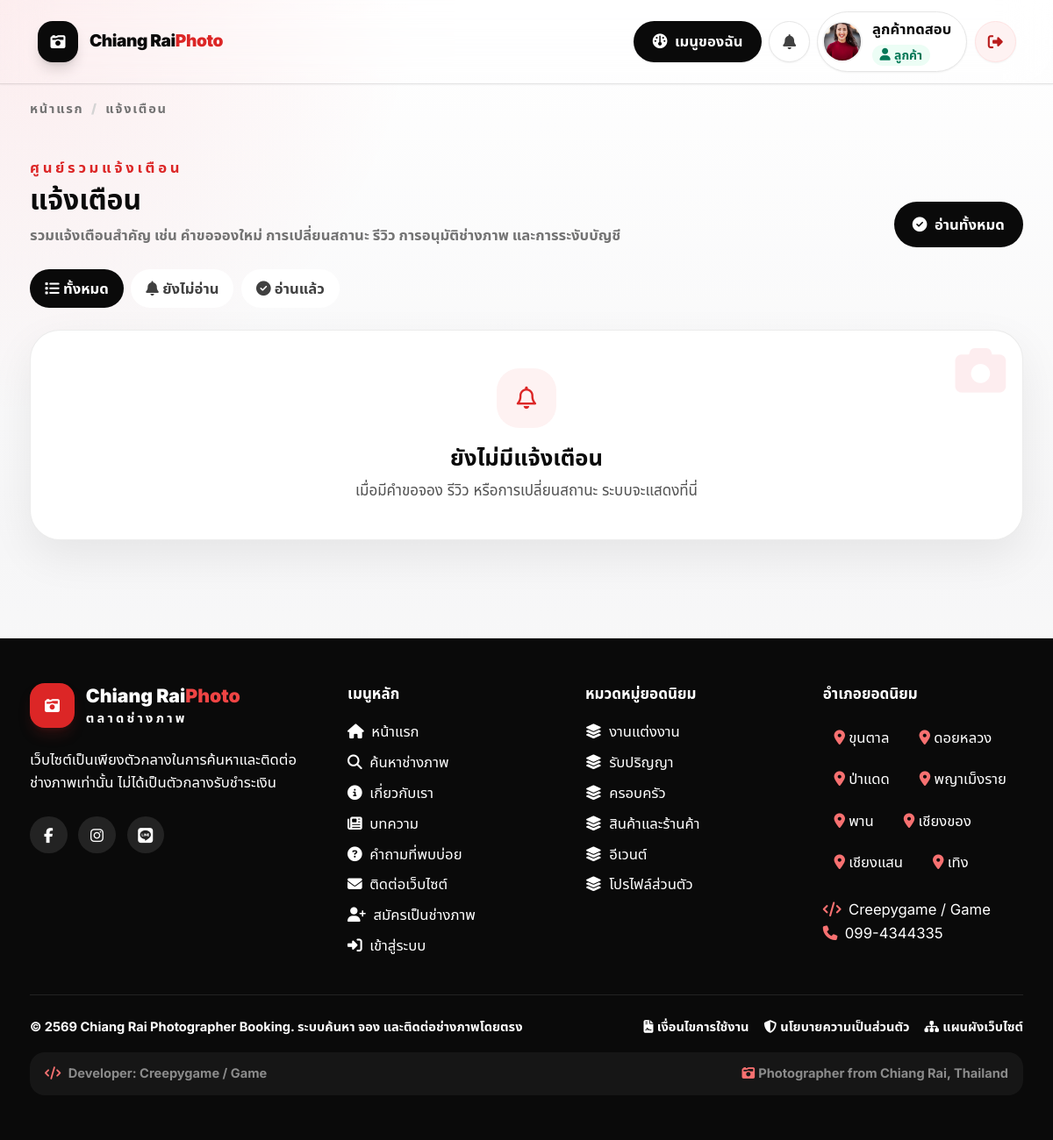
Page /notifications.php (signed in) on the earlier database version.
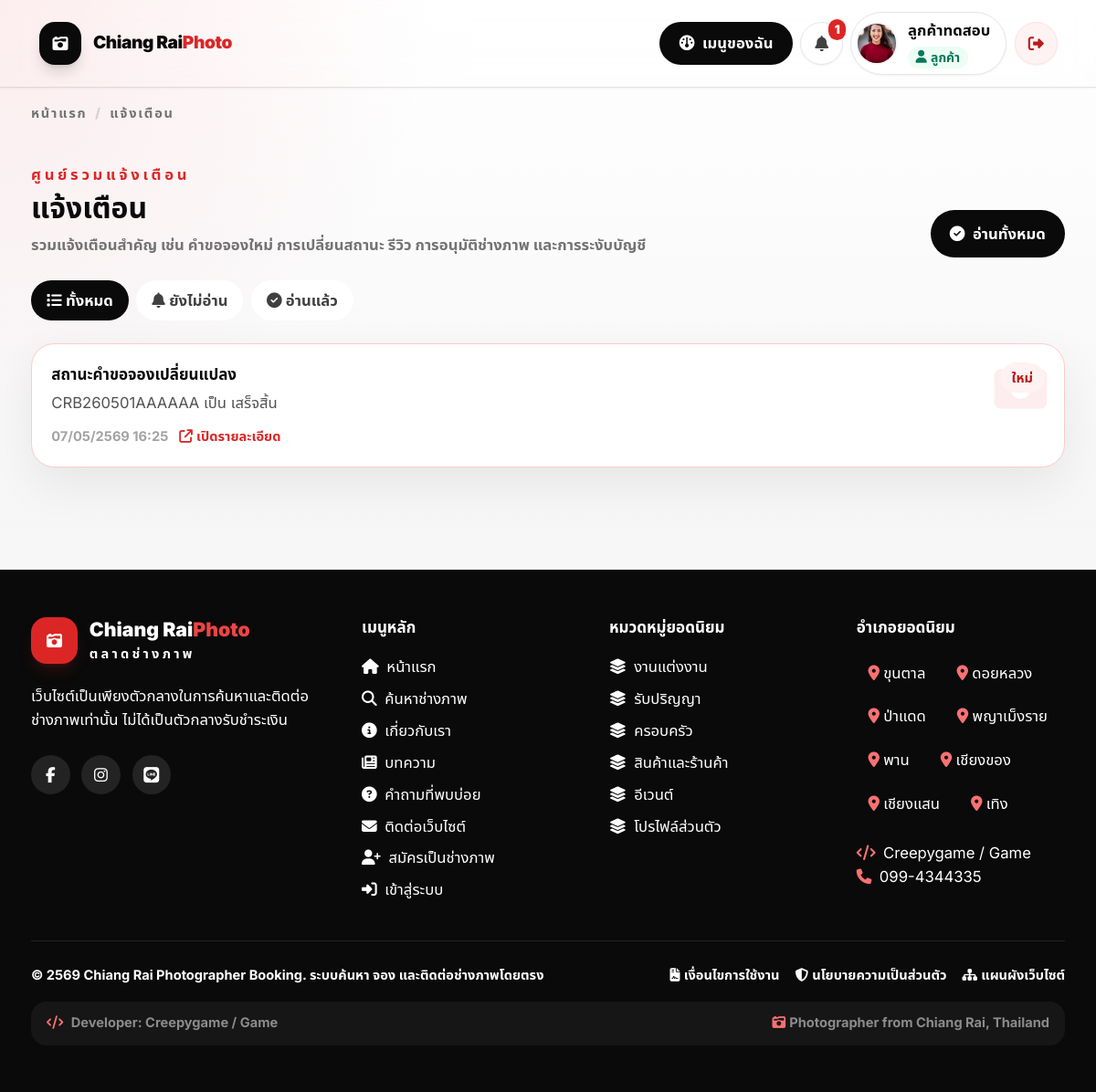
Same page on the later database version.
### tables this page shows
CREATE TABLE users (
  id INT UNSIGNED AUTO_INCREMENT PRIMARY KEY,
  role_id INT UNSIGNED NOT NULL,
  name VARCHAR(150) NOT NULL,
  email VARCHAR(190) NOT NULL,
  phone VARCHAR(50) NULL,
  password VARCHAR(255) NOT NULL,
  avatar VARCHAR(255) NULL,
  status ENUM('active','pending','suspended') NOT NULL DEFAULT 'active',
  email_verified_at DATETIME NULL,
  last_login_at DATETIME NULL,
  remember_token VARCHAR(100) NULL,
  created_at TIMESTAMP NULL DEFAULT CURRENT_TIMESTAMP,
  updated_at TIMESTAMP NULL DEFAULT CURRENT_TIMESTAMP ON UPDATE CURRENT_TIMESTAMP,
  deleted_at DATETIME NULL,
  UNIQUE KEY uk_users_email (email),
  KEY idx_users_role (role_id),
  KEY idx_users_status (status),
  CONSTRAINT fk_users_role FOREIGN KEY (role_id) REFERENCES roles(id)
);

CREATE TABLE roles (
  id INT UNSIGNED AUTO_INCREMENT PRIMARY KEY,
  name VARCHAR(50) NOT NULL UNIQUE,
  display_name VARCHAR(100) NOT NULL,
  created_at TIMESTAMP NULL DEFAULT CURRENT_TIMESTAMP,
  updated_at TIMESTAMP NULL DEFAULT CURRENT_TIMESTAMP ON UPDATE CURRENT_TIMESTAMP
);

CREATE TABLE service_categories (
  id INT UNSIGNED AUTO_INCREMENT PRIMARY KEY,
  name VARCHAR(120) NOT NULL,
  slug VARCHAR(160) NOT NULL,
  icon VARCHAR(80) NULL,
  description TEXT NULL,
  is_active TINYINT(1) NOT NULL DEFAULT 1,
  sort_order INT NOT NULL DEFAULT 0,
  created_at TIMESTAMP NULL DEFAULT CURRENT_TIMESTAMP,
  updated_at TIMESTAMP NULL DEFAULT CURRENT_TIMESTAMP ON UPDATE CURRENT_TIMESTAMP,
  UNIQUE KEY uk_service_categories_slug (slug),
  KEY idx_service_categories_active (is_active, sort_order)
);

CREATE TABLE districts (
  id INT UNSIGNED AUTO_INCREMENT PRIMARY KEY,
  province_name VARCHAR(100) NOT NULL DEFAULT 'เชียงราย',
  district_name VARCHAR(100) NOT NULL,
  latitude DECIMAL(10,7) NOT NULL,
  longitude DECIMAL(10,7) NOT NULL,
  is_active TINYINT(1) NOT NULL DEFAULT 1,
  created_at TIMESTAMP NULL DEFAULT CURRENT_TIMESTAMP,
  updated_at TIMESTAMP NULL DEFAULT CURRENT_TIMESTAMP ON UPDATE CURRENT_TIMESTAMP,
  UNIQUE KEY uk_district_name (province_name, district_name),
  KEY idx_district_active (is_active)
);

CREATE TABLE settings (
  id INT UNSIGNED AUTO_INCREMENT PRIMARY KEY,
  setting_key VARCHAR(120) NOT NULL,
  setting_value TEXT NULL,
  created_at TIMESTAMP NULL DEFAULT CURRENT_TIMESTAMP,
  updated_at TIMESTAMP NULL DEFAULT CURRENT_TIMESTAMP ON UPDATE CURRENT_TIMESTAMP,
  UNIQUE KEY uk_settings_key (setting_key)
);

CREATE TABLE notifications (
  id INT UNSIGNED AUTO_INCREMENT PRIMARY KEY,
  user_id INT UNSIGNED NOT NULL,
  title VARCHAR(180) NOT NULL,
  message TEXT NOT NULL,
  type VARCHAR(60) NOT NULL DEFAULT 'info',
  related_id INT UNSIGNED NULL,
  is_read TINYINT(1) NOT NULL DEFAULT 0,
  created_at TIMESTAMP NULL DEFAULT CURRENT_TIMESTAMP,
  KEY idx_notifications_user (user_id, is_read),
  CONSTRAINT fk_notifications_user FOREIGN KEY (user_id) REFERENCES users(id)
);

### notifications.php (the view, shortened to what the rows shown need)
<?php
require_once __DIR__ . '/includes/functions.php';
requireLogin();
$user = current_user();
$notificationsPath = '/notifications.php';
$filter = 'all';
$whereSql = 'user_id = ?';
$params = [(int)$user['id']];
$notifications = db_fetch_all('SELECT * FROM notifications WHERE ' . $whereSql . ' ORDER BY created_at DESC LIMIT 50', $params);
include __DIR__ . '/includes/header.php';
?>
<section class="stock-shell px-4 py-10 sm:px-6 lg:px-8">
    <div class="flex flex-wrap items-end justify-between gap-4">
        <div>
            <h1 class="mt-1 text-3xl font-black text-neutral-950">แจ้งเตือน</h1>
        </div>
    </div>
        <?= clean_context_button($notificationsPath, ['filter' => 'all'], '<i class="fa-solid fa-list mr-1"></i>ทั้งหมด', 'rounded-full px-4 py-2 text-sm font-black ' . ($filter === 'all' ? 'bg-neutral-950 text-white' : 'bg-white text-neutral-700')) ?>
    <?php if (!$notifications): ?>
        <div class="stock-card mt-6 rounded-[2rem] p-10 text-center">
            <h2 class="mt-4 text-2xl font-black text-neutral-950">ยังไม่มีแจ้งเตือน</h2>
        </div>
    <?php else: ?>
        <div class="mt-6 grid gap-3">
            <?php foreach ($notifications as $notification): ?>
                <form method="post" class="contents">
                    <button type="submit" class="stock-card stock-card-hover block w-full rounded-[1.5rem] p-5 text-left <?php if (!(int)$notification['is_read']): ?>border-red-200<?php endif; ?>">
                        <div class="flex flex-wrap items-start justify-between gap-3">
                            <div class="min-w-0">
                                <h2 class="font-black text-neutral-950"><?= h($notification['title']) ?></h2>
                                <p class="mt-1 text-sm leading-6 text-neutral-600"><?= h($notification['message']) ?></p>
                            </div>
                            <span class="rounded-full px-3 py-1 text-xs font-black <?php if ((int)$notification['is_read']): ?>bg-neutral-100 text-neutral-600<?php else: ?>bg-red-50 text-red-700<?php endif; ?>">
                                <?php if ((int)$notification['is_read']): ?>
                                    อ่านแล้ว
                                <?php else: ?>
                                    ใหม่
                                <?php endif; ?>
                            </span>
                        </div>
                        <p class="mt-3 text-xs font-bold text-neutral-400">
                            <?= h(format_be_datetime($notification['created_at'])) ?>
                            <span class="ml-2 text-red-600"><i class="fa-solid fa-arrow-up-right-from-square mr-1"></i>เปิดรายละเอียด</span>
                        </p>
                    </button>
                </form>
            <?php endforeach; ?>
        </div>
    <?php endif; ?>
</section>
<?php include __DIR__ . '/includes/footer.php'; ?>

### includes/navbar.php (shortened to what the rows shown need)
<?php
$me = current_user();
$unreadCount = 0;
$roleIcon = 'fa-user';
$roleLabel = '';
$roleClass = 'bg-neutral-100 text-neutral-700';
$userInitial = '';
$userAvatarUrl = '';
$workspacePath = '/login.php';
$workspaceLabel = 'เมนูของฉัน';
$workspaceIcon = 'fa-gauge';
$roleHomePath = '/login.php';
$notificationsHref = '/notifications.php';
if ($me) {
    $unreadCount = unread_notifications_count((int)$me['id']);
    $workspacePath = user_workspace_path($me);
    $roleHomePath = dashboard_path((string)$me['role_name']);
    if ($me['role_name'] === 'customer') {
        $notificationsHref = '/customer/notifications.php';
    }
    $roleLabel = (string)$me['role_display'];
    $userInitial = mb_substr((string)$me['name'], 0, 1, 'UTF-8');
    $userAvatarUrl = user_avatar_url($me);
    if ($me['role_name'] === 'customer') {
        $roleIcon = 'fa-user';
        $roleClass = 'bg-emerald-50 text-emerald-700';
    }
}
?>
<nav class="sticky top-0 z-40 border-b border-black/10 bg-white/92 shadow-sm backdrop-blur-xl">
    <div class="mx-auto flex w-full max-w-[1880px] items-center gap-6 px-5 py-3 sm:px-7 lg:px-10">
        <div class="ml-auto hidden shrink-0 items-center gap-2 md:flex 2xl:gap-3">
            <?php if ($me): ?>
                <a class="inline-flex h-11 items-center rounded-full bg-neutral-950 px-5 text-sm font-black text-white shadow-sm transition hover:-translate-y-0.5 hover:bg-red-600 hover:shadow-lg" href="<?= h($workspacePath) ?>" title="<?= h($workspaceLabel) ?>">
                    <i class="fa-solid <?= h($workspaceIcon) ?> mr-2"></i><?= h($workspaceLabel) ?>
                </a>
                <a class="relative grid h-11 w-11 place-items-center rounded-full border border-neutral-200 bg-white text-neutral-700 shadow-sm transition hover:bg-neutral-950 hover:text-white" href="<?= h($notificationsHref) ?>" title="แจ้งเตือน">
                    <i class="fa-solid fa-bell"></i>
                    <?php if ($unreadCount > 0): ?>
                        <span class="absolute -right-1 -top-1 rounded-full bg-red-600 px-1.5 py-0.5 text-[10px] font-black text-white">
                            <?= $unreadCount ?>
                        </span>
                    <?php endif; ?>
                </a>
                <a class="flex min-w-0 items-center gap-3 rounded-full border border-neutral-200 bg-white py-1.5 pl-1.5 pr-4 shadow-sm transition hover:-translate-y-0.5 hover:border-neutral-300 hover:shadow-lg" href="<?= h($roleHomePath) ?>" title="กลับไปแดชบอร์ดหลัก">
                    <?php if ($userAvatarUrl !== ''): ?>
                        <img class="h-10 w-10 shrink-0 rounded-full object-cover ring-2 ring-neutral-100" src="<?= h($userAvatarUrl) ?>" alt="<?= h($me['name']) ?>">
                    <?php else: ?>
                        <span class="grid h-10 w-10 shrink-0 place-items-center rounded-full bg-neutral-950 text-sm font-black text-white">
                            <?= h($userInitial) ?>
                        </span>
                    <?php endif; ?>
                    <span class="min-w-0 leading-tight">
                        <span class="block max-w-[170px] truncate text-sm font-black text-neutral-950"><?= h($me['name']) ?></span>
                        <span class="mt-1 inline-flex items-center rounded-full px-2 py-0.5 text-[11px] font-black <?= h($roleClass) ?>">
                            <i class="fa-solid <?= h($roleIcon) ?> mr-1"></i><?= h($roleLabel) ?>
                        </span>
                    </span>
                </a>
                <a class="grid h-11 w-11 place-items-center rounded-full border border-red-100 bg-red-50 text-red-700 shadow-sm transition hover:bg-red-600 hover:text-white" href="/logout.php" title="ออกจากระบบ">
                    <i class="fa-solid fa-right-from-bracket"></i>
                </a>
            <?php endif; ?>
        </div>
    </div>
</nav>

### includes/footer.php (shortened to what the rows shown need)
</main>
<?php
$footerData = footer_public_data();
$footerCategories = $footerData['categories'];
$footerDistricts = $footerData['districts'];
?>
<footer class="mt-16 border-t border-neutral-200 bg-neutral-950 text-white">
    <div class="stock-shell px-4 py-12 sm:px-6 lg:px-8">
        <div class="grid gap-10 lg:grid-cols-[1.4fr_1fr_1fr_1fr]">
            <div>
                <div class="mt-4 grid gap-2 text-sm text-white/62">
                    <?php foreach ($footerCategories as $category): ?>
                        <?= clean_context_button('/photographers.php', ['category_id' => (int)$category['id']], '<i class="fa-solid fa-layer-group mr-2"></i>' . h($category['name']), 'text-left hover:text-red-400') ?>
                    <?php endforeach; ?>
                </div>
            </div>
            <div>
                <div class="mt-4 flex flex-wrap gap-2 text-sm text-white/62">
                    <?php foreach ($footerDistricts as $district): ?>
                        <span class="rounded-full bg-white/8 px-3 py-1.5"><i class="fa-solid fa-location-dot mr-1 text-red-400"></i><?= h($district['district_name']) ?></span>
                    <?php endforeach; ?>
                </div>
            </div>
        </div>
        <div class="mt-10 flex flex-wrap justify-between gap-4 border-t border-white/10 pt-6 text-xs font-bold text-white/42">
            <span>© <?= current_be_year() ?> <?= h(setting('site_name', APP_NAME)) ?>. ระบบค้นหา จอง และติดต่อช่างภาพโดยตรง</span>
            <span class="flex flex-wrap gap-4">
                <a href="/terms.php" class="hover:text-red-400"><i class="fa-solid fa-file-contract mr-1"></i>เงื่อนไขการใช้งาน</a>
                <a href="/privacy.php" class="hover:text-red-400"><i class="fa-solid fa-shield-halved mr-1"></i>นโยบายความเป็นส่วนตัว</a>
                <a href="/sitemap.php" class="hover:text-red-400"><i class="fa-solid fa-sitemap mr-1"></i>แผนผังเว็บไซต์</a>
            </span>
        </div>
    </div>
</footer>
</body>
</html>

### includes/functions.php (shortened to what the rows shown need)
<?php
require_once __DIR__ . '/../config/database.php';
function h($value): string
{
    return htmlspecialchars((string)$value, ENT_QUOTES, 'UTF-8');
}
function request_cache_remember(string $key, callable $resolver)
{
    static $cache = [];
    $cache[$key] = $resolver();
    return $cache[$key];
}
function app_cache_file(string $key): string
{
    return rtrim(CACHE_PATH, '/\\') . '/' . sha1($key) . '.cache';
}
function cache_remember(string $key, int $ttlSeconds, callable $resolver)
{
    $file = app_cache_file($key);
    $value = $resolver();
    $dir = dirname($file);
    if (is_dir($dir) && is_writable($dir)) {
        $tmp = $file . '.' . getmypid() . '.tmp';
    }
    return $value;
}
function clean_context_path(?string $path = null): string
{
    $parsedPath = parse_url($path, PHP_URL_PATH);
    return $parsedPath;
}
function clean_context_inputs(array $params): string
{
    $html = '<input type="hidden" name="__context_nav" value="1">';
    $html .= csrf_field();
    foreach ($params as $key => $value) {
        $html .= '<input type="hidden" name="' . h($key) . '" value="' . h($value) . '">';
    }
    return $html;
}
function clean_context_button(string $path, array $params, string $content, string $buttonClass = '', string $formClass = 'inline', string $formAttrs = ''): string
{
    return '<form method="post" action="' . h(clean_context_path($path)) . '" class="' . h($formClass) . '" ' . $formAttrs . '>'
        . clean_context_inputs($params)
        . '<button type="submit" class="' . h($buttonClass) . '">' . $content . '</button>'
        . '</form>';
}
function auth_session_expired(): bool
{
    return (time() - (int)$_SESSION['last_activity_at']) >= SESSION_TIMEOUT_SECONDS;
}
function current_user(): ?array
{
    static $user = null;
    if ($user !== null) {
        return $user ?: null;
    }
    $stmt = db()->prepare('SELECT u.*, r.name AS role_name, r.display_name AS role_display FROM users u JOIN roles r ON r.id = u.role_id WHERE u.id = ? AND u.deleted_at IS NULL LIMIT 1');
    $stmt->execute([(int)$_SESSION['user_id']]);
    $user = $stmt->fetch() ?: false;
    return $user ?: null;
}
function requireLogin(): void
{
    $user = current_user();
}
function dashboard_path(string $role): string
{
    return '/customer/dashboard.php';
}
function user_workspace_path(array $user): string
{
    $role = (string)($user['role_name'] ?? '');
    return dashboard_path($role);
}
function setting(string $key, string $default = ''): string
{
    return (string)request_cache_remember('setting:' . $key . ':' . $default, function () use ($key, $default) {
        $stmt = db()->prepare('SELECT setting_value FROM settings WHERE setting_key = ? LIMIT 1');
        $stmt->execute([$key]);
        $value = $stmt->fetchColumn();
        return $value === false ? $default : (string)$value;
    });
}
function db_fetch_all(string $sql, array $params = []): array
{
    $stmt = db()->prepare($sql);
    $stmt->execute($params);
    return $stmt->fetchAll();
}
function unread_notifications_count(int $userId): int
{
    return (int)request_cache_remember('unread_notifications_count:' . $userId, function () use ($userId) {
        $stmt = db()->prepare('SELECT COUNT(*) FROM notifications WHERE user_id = ? AND is_read = 0');
        $stmt->execute([$userId]);
        return (int)$stmt->fetchColumn();
    });
}
function user_avatar_url(array $user): string
{
    $role = (string)($user['role_name'] ?? '');
    $fallback = '/assets/uploads/seed/photo-1494790108377-be9c29b29330.jpg';
    $imagePath = (string)($user['avatar'] ?? '');
    return public_image($imagePath, $fallback);
}
function public_image(?string $path, string $fallback): string
{
    if (!$path) {
        return normalize_local_image_fallback($fallback);
    }
    return '/assets/uploads/' . ltrim($path, '/');
}
function normalize_local_image_fallback(string $fallback): string
{
    if (strpos($fallback, '/assets/uploads/') === 0) {
        return $fallback;
    }
    return $fallback;
}
function format_be_datetime(?string $value): string
{
    $value = trim((string)$value);
    try {
        $date = new DateTime($value);
    } catch (Exception $exception) {
        return $value;
    }
    $year = (int)$date->format('Y') + 543;
    return $date->format('d/m/') . $year . $date->format(' H:i');
}
function current_be_year(): int
{
    return (int)date('Y') + 543;
}
function footer_public_data(): array
{
    return cache_remember('footer_public_data_v2', 300, function () {
        return [
            'categories' => db_fetch_all('SELECT id, name, slug FROM service_categories WHERE is_active = 1 ORDER BY sort_order, name LIMIT 6'),
            'districts' => db_fetch_all('SELECT district_name FROM districts WHERE is_active = 1 ORDER BY district_name LIMIT 8'),
        ];
    });
}

Differences in the rows shown:
added notifications: title "สถานะคำขอจองเปลี่ยนแปลง", message "CRB260501AAAAAA เป็น เสร็จสิ้น", is_read "ใหม่", created_at "07/05/2569 16:25"
Other differences:
$unreadCount: (not shown) → "1"
text no longer shown: "ยังไม่มีแจ้งเตือน เมื่อมีคำขอจอง รีวิว หรือการเปลี่ยนสถานะ ระบบจะแสดงที่นี่"
